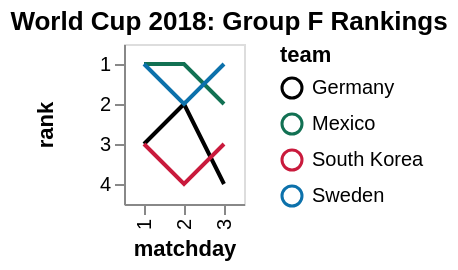

Vega-Lite specification stored for this chart:
### Vega specification from a JSON file in a GitHub repository (floating-point values rounded to 4 significant figures)
{"$schema": "https://vega.github.io/schema/vega/v4.json", "autosize": "pad", "padding": 5, "title": {"text": "World Cup 2018: Group F Rankings", "frame": "bounds"}, "style": "cell", "data": [{"name": "source_0", "values": [{"team": "Germany", "matchday": 1, "point": 0, "diff": -1}, {"team": "Mexico", "matchday": 1, "point": 3, "diff": 1}, {"team": "South Korea", "matchday": 1, "point": 0, "diff": -1}, {"team": "Sweden", "matchday": 1, "point": 3, "diff": 1}, {"team": "Germany", "matchday": 2, "point": 3, "diff": 0}, {"team": "Mexico", "matchday": 2, "point": 6, "diff": 2}, {"team": "South Korea", "matchday": 2, "point": 0, "diff": -2}, {"team": "Sweden", "matchday": 2, "point": 3, "diff": 0}, {"team": "Germany", "matchday": 3, "point": 3, "diff": -2}, {"team": "Mexico", "matchday": 3, "point": 6, "diff": -1}, {"team": "South Korea", "matchday": 3, "point": 3, "diff": 0}, {"team": "Sweden", "matchday": 3, "point": 6, "diff": 3}]}, {"name": "data_0", "source": "source_0", "transform": [{"type": "window", "params": [null], "as": ["rank"], "ops": ["rank"], "fields": [null], "sort": {"field": ["point", "diff"], "order": ["descending", "descending"]}, "groupby": ["matchday"]}]}], "signals": [{"name": "x_step", "value": 20}, {"name": "width", "update": "bandspace(domain('x').length, 1, 0.5) * x_step"}, {"name": "y_step", "value": 20}, {"name": "height", "update": "bandspace(domain('y').length, 1, 0.5) * y_step"}], "marks": [{"name": "pathgroup", "type": "group", "from": {"facet": {"name": "faceted_path_main", "data": "data_0", "groupby": ["team"]}}, "encode": {"update": {"width": {"field": {"group": "width"}}, "height": {"field": {"group": "height"}}}}, "marks": [{"name": "marks", "type": "line", "style": ["line"], "sort": {"field": "datum[\"matchday\"]", "order": "descending"}, "from": {"data": "faceted_path_main"}, "encode": {"update": {"stroke": {"scale": "color", "field": "team"}, "tooltip": {"signal": "{\"matchday\": ''+datum[\"matchday\"], \"rank\": ''+datum[\"rank\"], \"team\": ''+datum[\"team\"]}"}, "x": {"scale": "x", "field": "matchday"}, "y": {"scale": "y", "field": "rank"}}}}]}], "scales": [{"name": "x", "type": "point", "domain": {"data": "data_0", "field": "matchday", "sort": true}, "range": {"step": {"signal": "x_step"}}, "padding": 0.5}, {"name": "y", "type": "point", "domain": {"data": "data_0", "field": "rank", "sort": true}, "range": {"step": {"signal": "y_step"}}, "padding": 0.5}, {"name": "color", "type": "ordinal", "domain": ["Germany", "Mexico", "South Korea", "Sweden"], "range": ["black", "#127153", "#C91A3C", "#0C71AB"]}], "axes": [{"scale": "x", "orient": "bottom", "grid": false, "title": "matchday", "labelAlign": "right", "labelAngle": 270, "labelBaseline": "middle", "labelOverlap": true, "zindex": 1}, {"scale": "y", "orient": "left", "grid": false, "title": "rank", "labelOverlap": true, "zindex": 1}], "legends": [{"stroke": "color", "direction": "vertical", "gradientLength": {"signal": "clamp(height, 64, 200)"}, "title": "team"}], "config": {"axisY": {"minExtent": 30}}}
